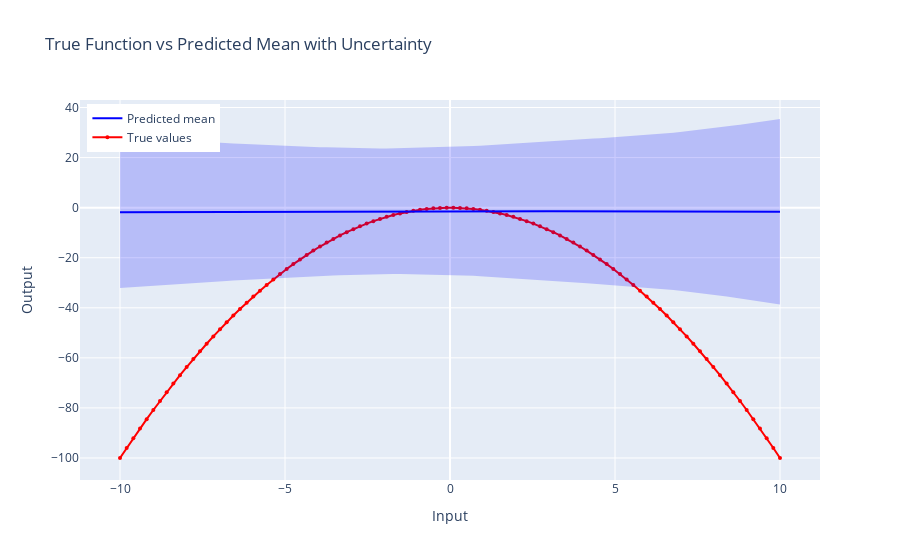

Here is the notebook cell this chart was saved with:
### Code cell
import plotly.graph_objects as go

# Assuming y_vis, y_pred_vis, and y_pred_vis_std are available as numpy arrays from your output

# Create a Plotly figure
fig = go.Figure()

# Plot the true values
fig.add_trace(go.Scatter(
    x=X_vis.cpu().numpy().flatten(), 
    y=y_vis.flatten(), 
    mode='lines+markers', 
    name='True values',
    line=dict(color='red', width=2),
    marker=dict(size=4)
))

# Plot the predicted mean
fig.add_trace(go.Scatter(
    x=X_vis.cpu().numpy().flatten(), 
    y=y_pred_vis.flatten(), 
    mode='lines', 
    name='Predicted mean',
    line=dict(color='blue', width=2)
))

# Plot the uncertainty as a shaded area
fig.add_trace(go.Scatter(
    x=X_vis.cpu().numpy().flatten(),
    y=(y_pred_vis - y_pred_vis_std).flatten(),
    mode='lines',
    name='Lower bound',
    line=dict(color='blue', width=0),
    showlegend=False
))

fig.add_trace(go.Scatter(
    x=X_vis.cpu().numpy().flatten(),
    y=(y_pred_vis + y_pred_vis_std).flatten(),
    mode='lines',
    name='Upper bound',
    line=dict(color='blue', width=0),
    fill='tonexty',
    fillcolor='rgba(0, 0, 255, 0.2)',
    showlegend=False
))

# Update layout
fig.update_layout(
    title="True Function vs Predicted Mean with Uncertainty",
    xaxis_title="Input",
    yaxis_title="Output",
    legend=dict(yanchor="top", y=0.99, xanchor="left", x=0.01)
)

# Show the plot
fig.show()
